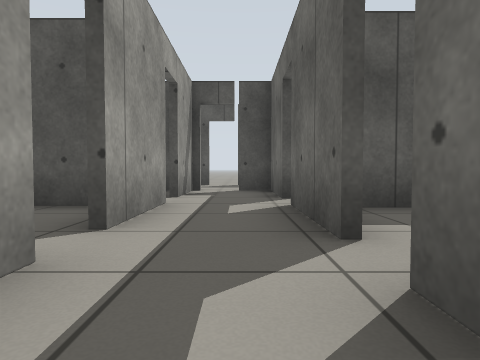
View 1 (above)

16 first-person views from a walk through a world built for the Gazebo simulator. The camera is 0.5 m above the floor, tilts 2° down and sees 75° across. The floor is counted in squares, 1 m on a side. Each view is taken from the middle of a square. On the plan, view 1 faces up. The plan holds only what a view shows up to about 9 squares ahead; the rest is blank.

View 2
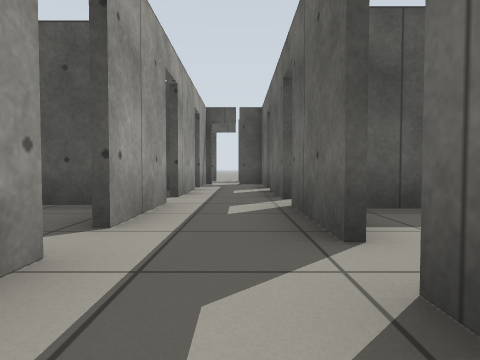

View 3
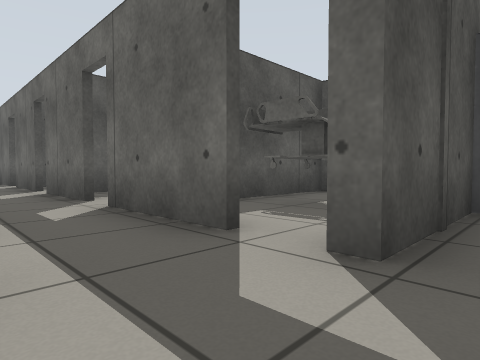

View 4
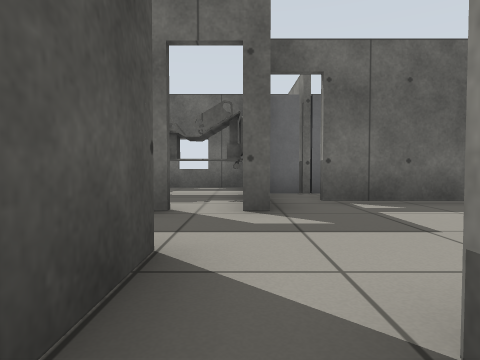

View 5
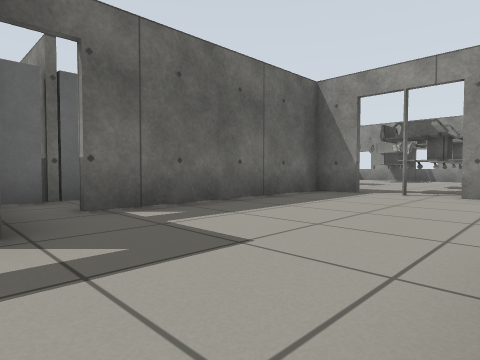

View 6
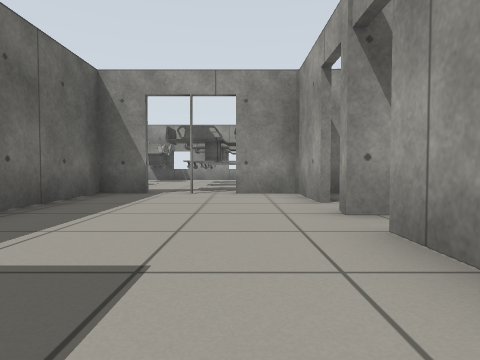

View 7
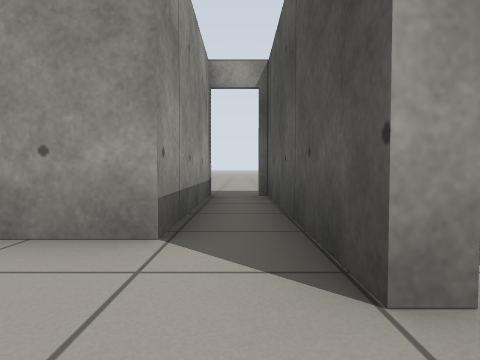

View 8
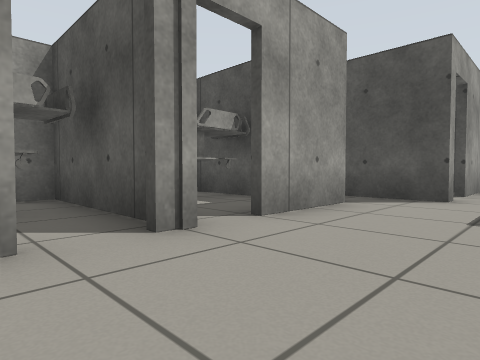

View 9
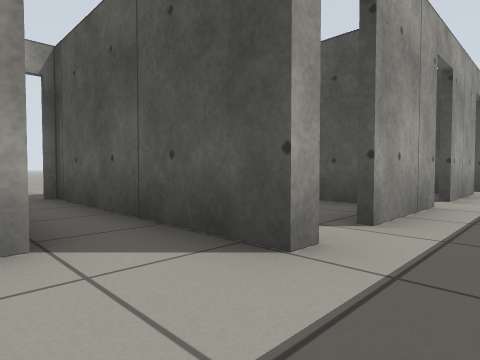

View 10
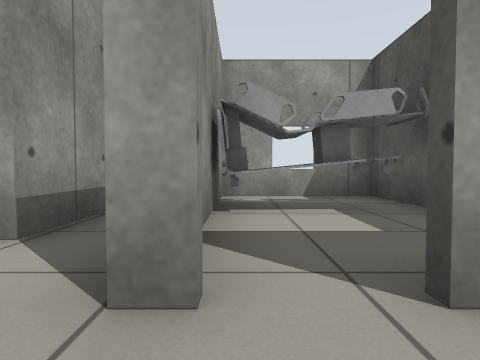

View 11
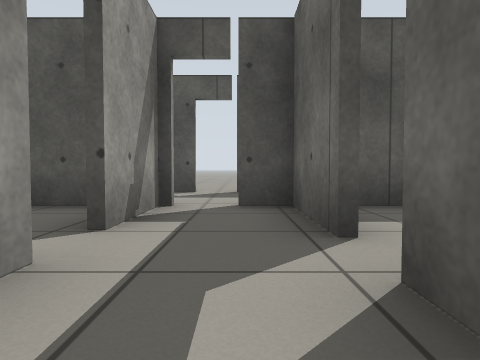

View 12
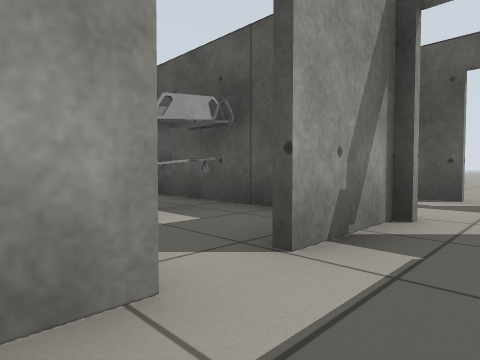

View 13
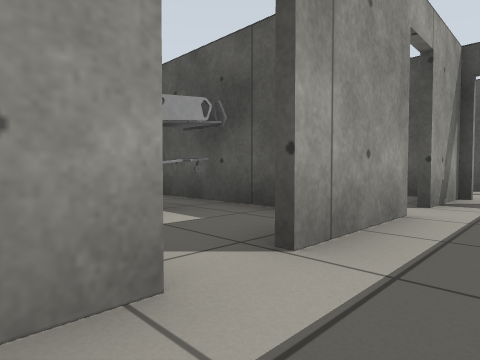

View 14
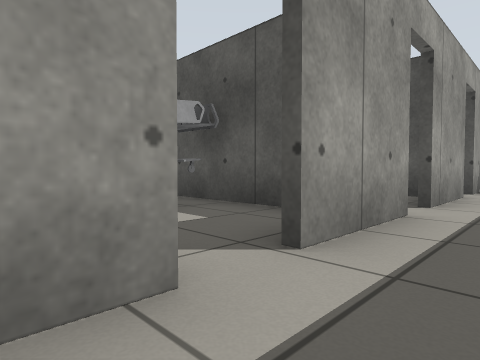

View 15
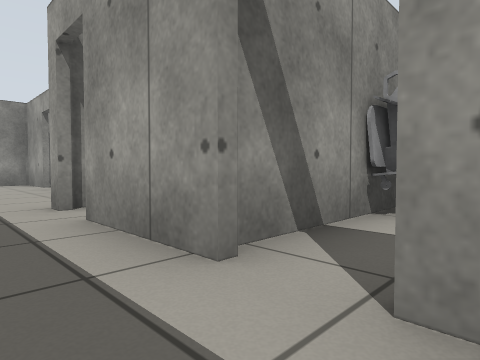

View 16
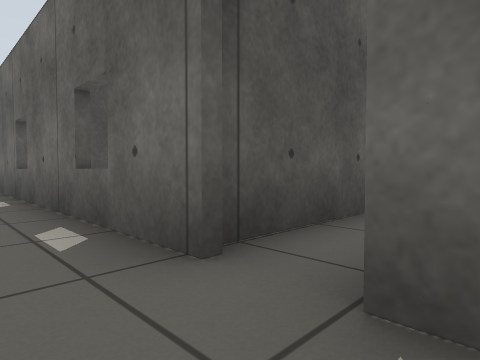

### Floor plan
Key: @ floor where view 1 was taken; # wall or solid block; . floor; D open door; L door leaf; B bed.
Columns run from 7 left of view 1 to 5 right of it. Each row starts with its distance up from view 1.
 11       ..
 10      #DD
  9
  8
  7  #####DD##
  6    BB.#.#.
  5      .D.D
  4   #####.##
  3    BB.#.#
  2  #   .D.D
  1  ##B###.#
  0  #.B..#@#
 -1  ##B..D.D
 -2 .##B###.D   #
 -3 .#BBB##.#   #
 -4 .##B##D.D#  #
 -5 .D......D####
 -6 .#####...DL#
 -7  ###.#...#L
 -8  ###.D...#
 -9  ####D...D
-10     ##...#
-11     ##DDD#
-12      #DDD#
-13       #

Positions as (right, up) in squares from view 1, and headings:
1: (0, 0), facing up
2: (0, -3), facing up
3: (-1, -6), facing up-right
4: (-3, -5), facing right
5: (-2, -5), facing down-right
6: (-1, -5), facing down
7: (0, -5), facing left
8: (0, -10), facing up-left
9: (0, -6), facing up-left
10: (0, -4), facing left
11: (0, 3), facing up
12: (0, 4), facing up-left
13: (0, 1), facing up-left
14: (0, -2), facing up-left
15: (0, 0), facing down-left
16: (-7, -6), facing up-right
